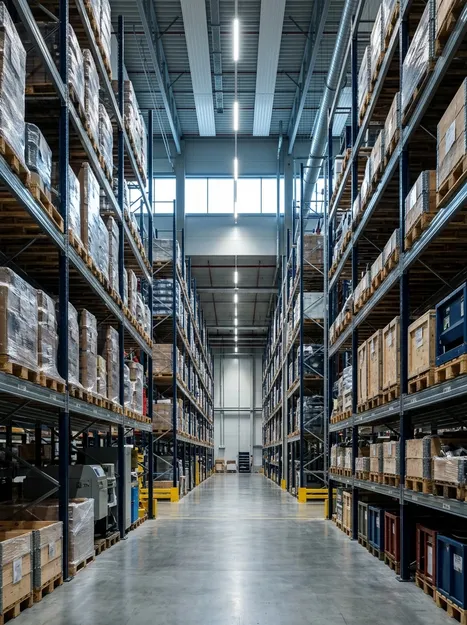
#> input picture assets/images/about-procurement-facility.webp, 467 x 625 px, shrunk from 896 x 1200 before the run, found by its file name
$ python check_right_images.py
#> lines starting #> are read from the running program, lines starting #| are printed output that depends on the picture
from PIL import Image

f1 = Image.open('assets/images/about-procurement-facility.webp')
#> f1 is the input picture: PIL image 467x625 RGB; mean R, G, B 92.2, 98.4, 100.2
print("about-procurement-facility:", f1.size)
#| about-procurement-facility: (467, 625)

f2 = Image.open('assets/images/hero-procurement.webp')
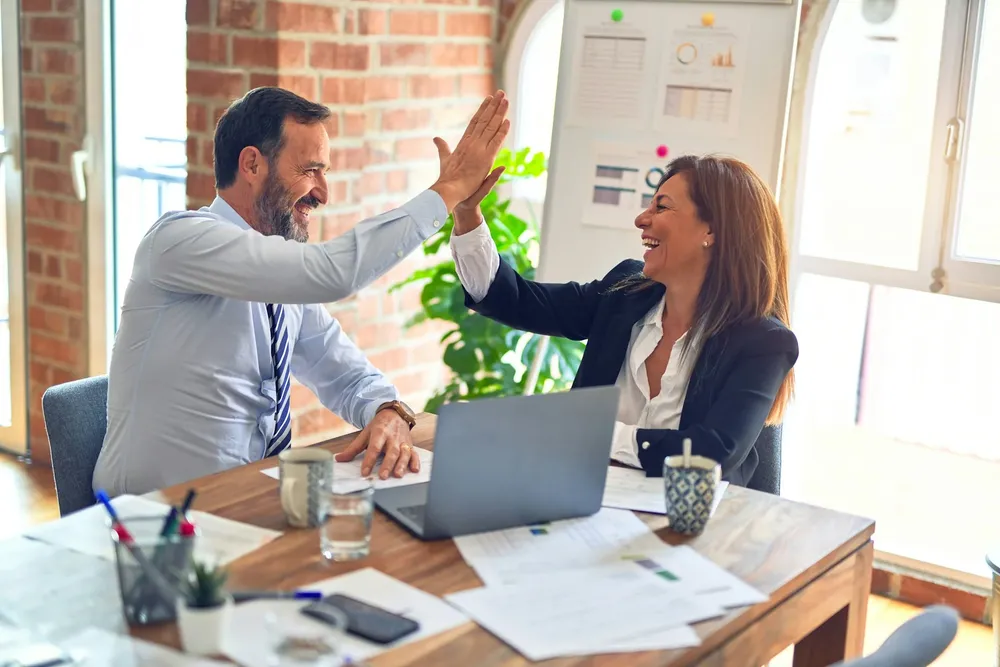
#> input picture assets/images/hero-procurement.webp, 1000 x 667 px, shrunk from 1920 x 1280 before the run, found by its file name
#> f2 is the input picture: PIL image 1000x667 RGB; mean R, G, B 183.9, 176.2, 167.8
print("hero-procurement:", f2.size)
#| hero-procurement: (1000, 667)

f3 = Image.open('assets/images/about-warehouse-logistics.webp')
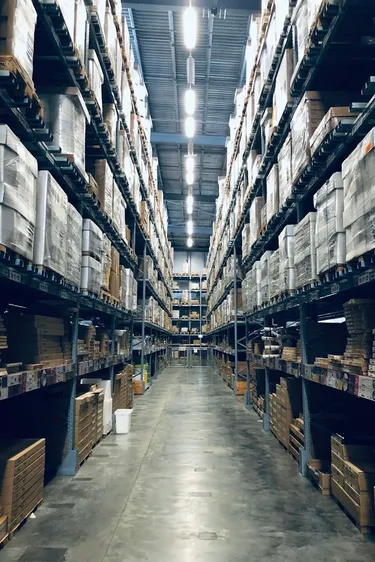
#> input picture assets/images/about-warehouse-logistics.webp, 375 x 562 px, shrunk from 720 x 1080 before the run, found by its file name
#> f3 is the input picture: PIL image 375x562 RGB; mean R, G, B 102.9, 110.7, 113.9
print("about-warehouse-logistics:", f3.size)
#| about-warehouse-logistics: (375, 562)
